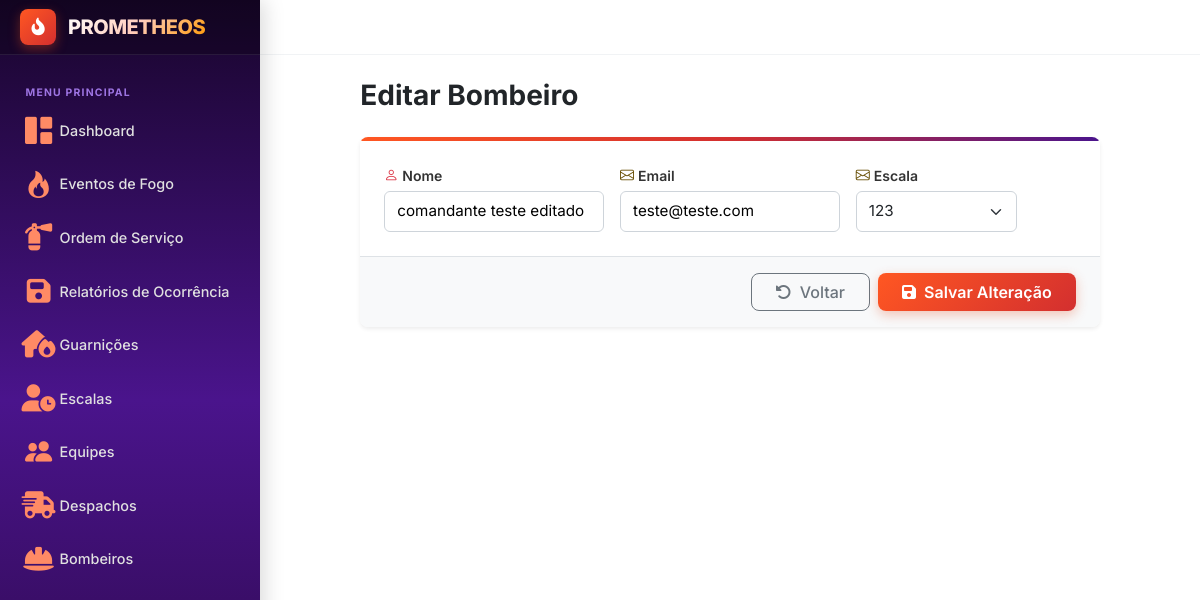
The app's page /bombeiros/editar/123123, older data.
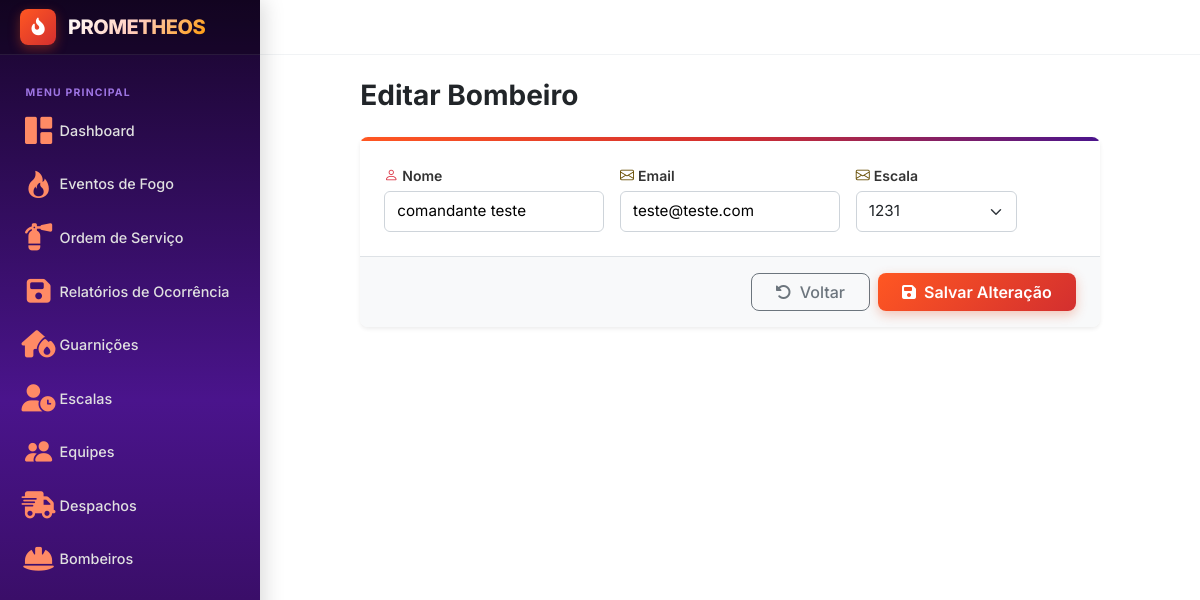
The same page, newer data.
### usuario/models.py (models this page shows, shortened)
class Usuario(models.Model):
    class perfil(models.TextChoices):
        ADMIN = "ADMIN"
        SALA_SITUACAO = "SALA_SITUACAO"
        COMANDO = "COMANDO"
        COMBATENTE = "COMBATENTE"
    id = models.IntegerField(primary_key=True)
    nome = models.CharField(max_length=50)
    email = models.EmailField()
    perfil = models.CharField(choices=perfil.choices)

class Bombeiro(models.Model):
    id_usuario = models.OneToOneField(Usuario, on_delete=models.CASCADE)
    id_equipe = models.ForeignKey(Equipe, on_delete=models.PROTECT, blank=True, null=True)
    id_escala = models.ForeignKey(Escala, on_delete=models.SET_NULL, null=True, blank=True, related_name="bombeiros")
    matricula = models.IntegerField(primary_key=True)
    estatus = models.CharField(choices=Estatus.choices, default=Estatus.LIVRE)
    proficiencia = models.CharField(choices=Proficiencia.choices, blank=True, null=True, default=None)

### usuario/views.py (the view)
# urls.py: path('bombeiros/editar/<matricula>', userViews.editaBombeiro, name='editaBombeiro'),
def editaBombeiro(request, matricula=None):
    bombeiro = Bombeiro.objects.get(pk=matricula)
    form = BombeiroEdicaoForm(request.POST or None, instance=bombeiro)
    if form.is_valid():
        form.save()
        return redirect('bombeiro')
    return render(request, 'usuarios/editaBombeiro.html', {"form" : form})

### usuario/forms.py (shortened to what this page needs)
class BombeiroEdicaoForm(forms.ModelForm):
    nome = forms.CharField(max_length=150, label="Nome")
    email = forms.EmailField(label="E-mail")
    class Meta:
        model = Bombeiro
        fields = ['id_escala']
    def __init__(self, *args, **kwargs):
        super().__init__(*args, **kwargs)
        self.fields['nome'].widget.attrs['placeholder'] = 'Nome do bombeiro'
        self.fields['email'].widget.attrs['placeholder'] = 'bombeiro@email.com'
        campo = self.fields['id_escala']
        campo.widget = forms.Select(attrs={"class": "form-select"})
        campo.empty_label = "Sem escala"
        campo.label_from_instance = lambda e: f"{e.codigo}"
        campo.queryset = Escala.objects.select_related("id_guarnicao").order_by("-data_inicio")
        if self.instance.pk:
            self.fields['nome'].initial = self.instance.id_usuario.nome
            self.fields['email'].initial = self.instance.id_usuario.email

### templates/usuarios/editaBombeiro.html (shortened to what this page needs)
{% extends 'layout.html' %}
{% block content %}
<div class="row justify-content-center">
    <div class="col-12 col-xl-10 col-xxl-9">
        <div class="mb-4">
            <h1 class="h3 fw-bold mb-0 text-dark">Editar Bombeiro</h1>
        </div>
        <div class="card border-0 shadow-sm rounded-3 overflow-hidden">
            <div style="height: 4px; background: linear-gradient(90deg, var(--fire-orange), var(--fire-red-dark), var(--purple-mid));"></div>
            <form method="post" novalidate>
                <div class="card-body p-4">
                    <div class="row g-3">
                        <div class="col-12 col-md-4 form-field-wrapper">
                            <label for="{{ form.nome.id_for_label }}" class="form-label-custom">
                                <i class="bi bi-person text-danger me-1"></i>Nome
                            </label>
                            {{ form.nome }}
                        </div>
                        <div class="col-12 col-md-4 form-field-wrapper">
                            <label for="{{ form.email.id_for_label }}" class="form-label-custom">
                                <i class="bi bi-envelope text-warning-emphasis me-1"></i>Email
                            </label>
                            {{ form.email }}
                        </div>
                        <div class="col-12 col-md-3 form-field-wrapper">
                            <label for="{{ form.id_escala.id_for_label }}" class="form-label-custom">
                                <i class="bi bi-envelope text-warning-emphasis me-1"></i>Escala
                            </label>
                            {{ form.id_escala }}
                        </div>
                    </div>
                </div>
                <div class="card-footer bg-light border-top px-4 py-3 d-flex align-items-center justify-content-between">
                    <div class="d-flex gap-2 ms-auto">
                        <a href="{% url 'bombeiro' %}" class="btn btn-outline-secondary px-4 rounded-3 fw-medium">
                            <i class="fa-solid fa-rotate-left me-1"></i> Voltar
                        </a>
                        <button type="submit" class="btn btn-fire-primary px-4 rounded-3 fw-semibold">
                            <i class="fa-solid fa-floppy-disk me-1"></i> Salvar Alteração
                        </button>
                    </div>
                </div>
            </form>
        </div>
    </div>
</div>
{% endblock %}

Row changes from the older to the newer data that the page shows:
changed Usuario "teste@teste.com": nome "comandante teste editado" → "comandante teste"
changed Bombeiro: id_escala "123" → "1231"
